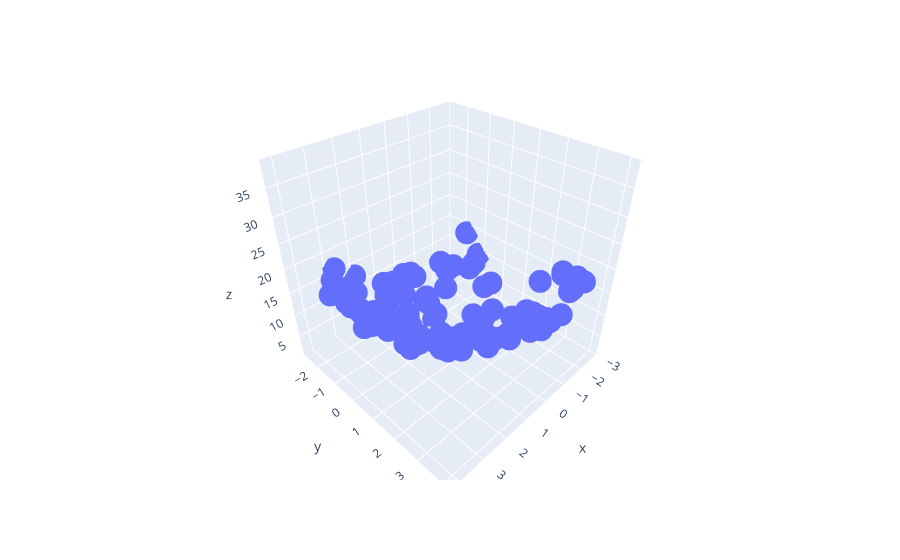

The cell this chart's notebook holds for it:
### Code cell
import plotly.express as px
df = px.data.iris()
fig = px.scatter_3d(df, x=x.ravel(), y=y.ravel(), z=z.ravel())
fig.show()
